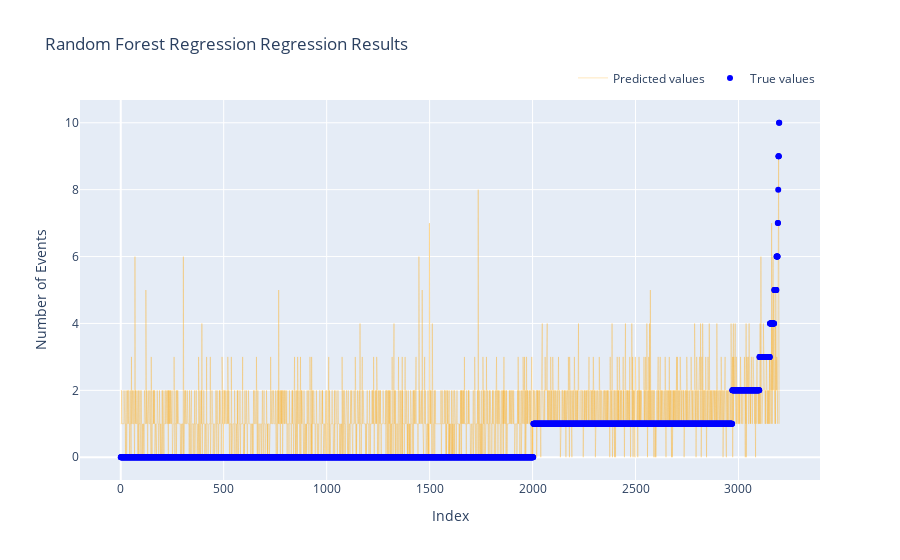

The notebook cell saved with this chart:
### Code cell
import plotly.graph_objects as go

def eval_predictions2(in_model, pred_df):

    pred_df = pred_df[pred_df['Model_Name'] == in_model]

    pred_df = pred_df.sort_values('True')

    pred_df['indx'] = [val for val in list(range(len(pred_df)))]

    out = go.Figure()
    # Add scatter points and line to the legend
    out.add_trace(go.Scatter(x=pred_df["indx"], y=pred_df["Predictions"], mode="lines", name="Predicted values",
                    line=dict(color="orange", width=0.3)))
    out.add_trace(go.Scatter(x=pred_df["indx"], y=pred_df["True"], mode="markers", name="True values",
                    marker=dict(color="blue")))


    # Update the overall layout with title and axis labels
    out.update_layout(title=f"{in_model} Regression Results",
                    xaxis_title="Index",  # Update with the appropriate x-axis label
                    yaxis_title="Number of Events",
                    legend=dict(orientation="h", yanchor="bottom", y=1.02, xanchor="right", x=1))  # Adjust legend position 
    out.update_traces(opacity=0.9, selector=dict(name="Predicted values"))

    return out

#eval_predictions2('Gradient Boosting Regression', predictions_dat)
eval_predictions2('Random Forest Regression', predictions_dat)

### Figure 1 — Plotly figure (JSON) as saved in the notebook; plotly's stock layout.template omitted (floating-point values rounded to 4 significant figures; data arrays with more than 128 entries replaced by an {"elided": "..."} marker saying what was removed)
{"data": [{"line": {"color": "orange", "width": 0.3}, "mode": "lines", "name": "Predicted values", "opacity": 0.9, "type": "scatter", "x": {"elided": "3199 int values"}, "y": {"elided": "3199 int values"}}, {"marker": {"color": "blue"}, "mode": "markers", "name": "True values", "type": "scatter", "x": {"elided": "3199 int values"}, "y": {"elided": "3199 int values"}}], "layout": {"legend": {"orientation": "h", "x": 1, "xanchor": "right", "y": 1.02, "yanchor": "bottom"}, "title": {"text": "Random Forest Regression Regression Results"}, "xaxis": {"title": {"text": "Index"}}, "yaxis": {"title": {"text": "Number of Events"}}}}
